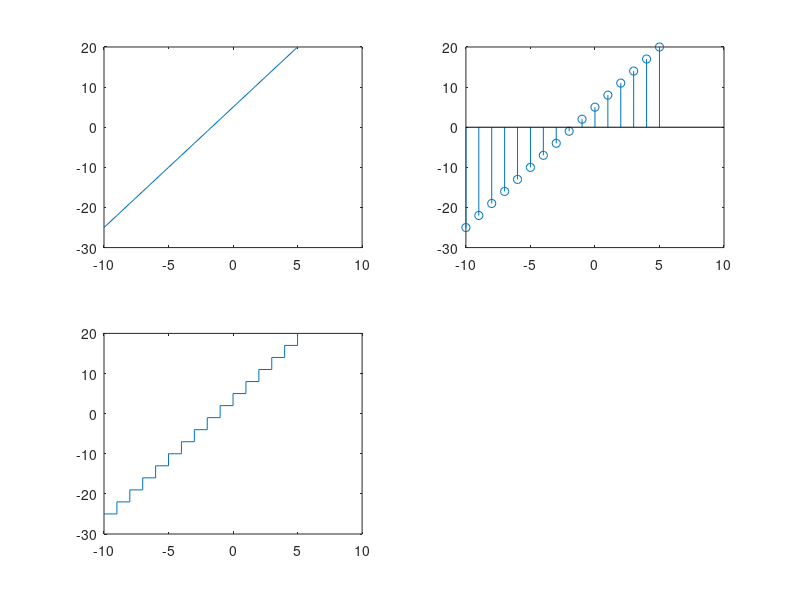

MATLAB code for this plot:



x = -10: 0.01:5;
y = 3*x + 5;

plot(x,y)
title('learning how to plot')
xlabel('value of x')
ylabel('value of y')

%if we want to have grid on the graph
grid on 

%or not
grid off

pause; 
clear clc; 

x = -10: 0.01:5;
y1 = 3*x + 5;
y2 = x.^2 - 10;
plot(x,y1)
plot(x,y2)

pause;
clear clc;

x = -10: 1:5;
y1 = 3*x + 5;
y2 = x.^2 - 10;
hold on 
plot(x,y1)
plot(x,y2)
hold off

pause;
clear clc;

x = -10: 1:5;
y1 = 3*x + 5;
y2 = x.^2 - 10;
plot(x,y1,x,y2)

pause;
clear clc;

x = -10: 1:5;
y1 = 3*x + 5;
y2 = x.^2 - 10;
plot(x,y1,x,y2)
legend('Linear', 'Quadratic')

pause;
clear clc;

x = -10: 1:5;
y1 = 3*x + 5;
y2 = x.^2 - 10;
hold on
plot(x,y1,':rd')
plot(x,y2,'-.k^')
hold off

pause;
clear clc;

x = -10: 1:5;
y1 = 3*x + 5;
y2 = x.^2 - 10;
sp1 = subplot(2,1,1)
plot(x,y1,':rd')
sp2 = subplot(2,1,2)
plot(x,y2,'-.k^')

pause;
clear clc;

x = -10: 1:5;
y1 = 3*x + 5;
y2 = x.^2 - 10;
subplot(2,1,1)
plot(x,y1,':rd')
subplot(2,1,2)
plot(x,y2,'-.k^')

pause;
clear clc;

x = -10:1:5;
y = 3*x+5;
subplot(2,2,1);
plot(x,y);
subplot(2,2,2);
stem(x,y);
subplot(2,2,3);
stairs(x,y);

pause;
clear clc;

